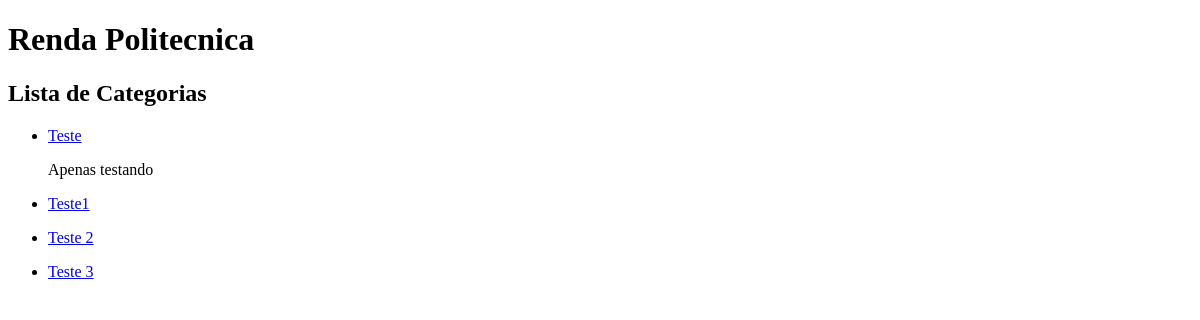
Page /blog/categories/ on the earlier database version.
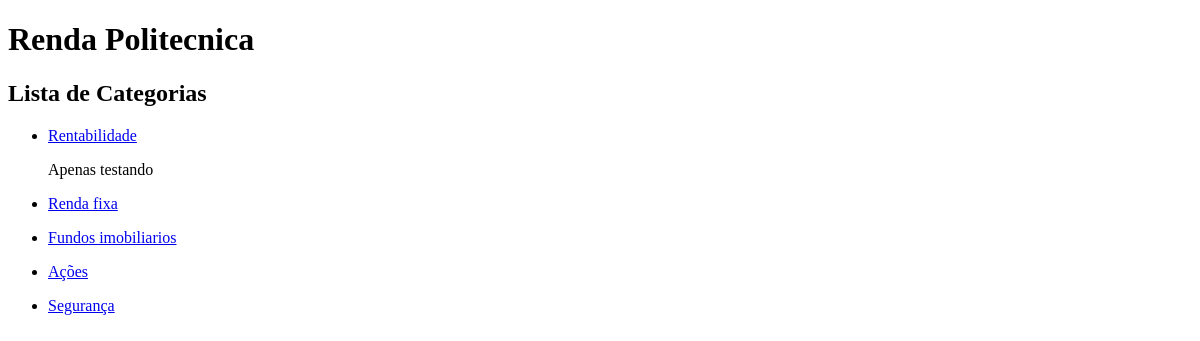
Same page on the later database version.
### blog/models.py (models this page shows, shortened)
class Category(models.Model):
    name = models.CharField(max_length=100)
    description = models.TextField(blank=True, null=True)

### blog/views.py (the view)
# urls.py: path('categories/', views.category_list, name='category_list'),
def category_list(request):
    categories = Category.objects.all()
    return render(request, 'blog/category_list.html', {'categories': categories})

### blog/templates/blog/category_list.html (shortened to what this page needs)
{% extends 'base.html' %}
{% block content %}
    <h2>Lista de Categorias</h2>
    <ul>
        {% for category in categories %}
            <li>
                <a href="{% url 'category_detail' category.id %}">{{ category.name }}</a>
                <p>{{ category.description }}</p>
            </li>
        {% endfor %}
    </ul>
{% endblock %}

Differences in the rows shown:
changed Category "Apenas testando": name "Teste" → "Rentabilidade"
changed Category: name "Teste1" → "Renda fixa"
changed Category: name "Teste 2" → "Fundos imobiliarios"
changed Category: name "Teste 3" → "Ações"
added Category: name "Segurança"
